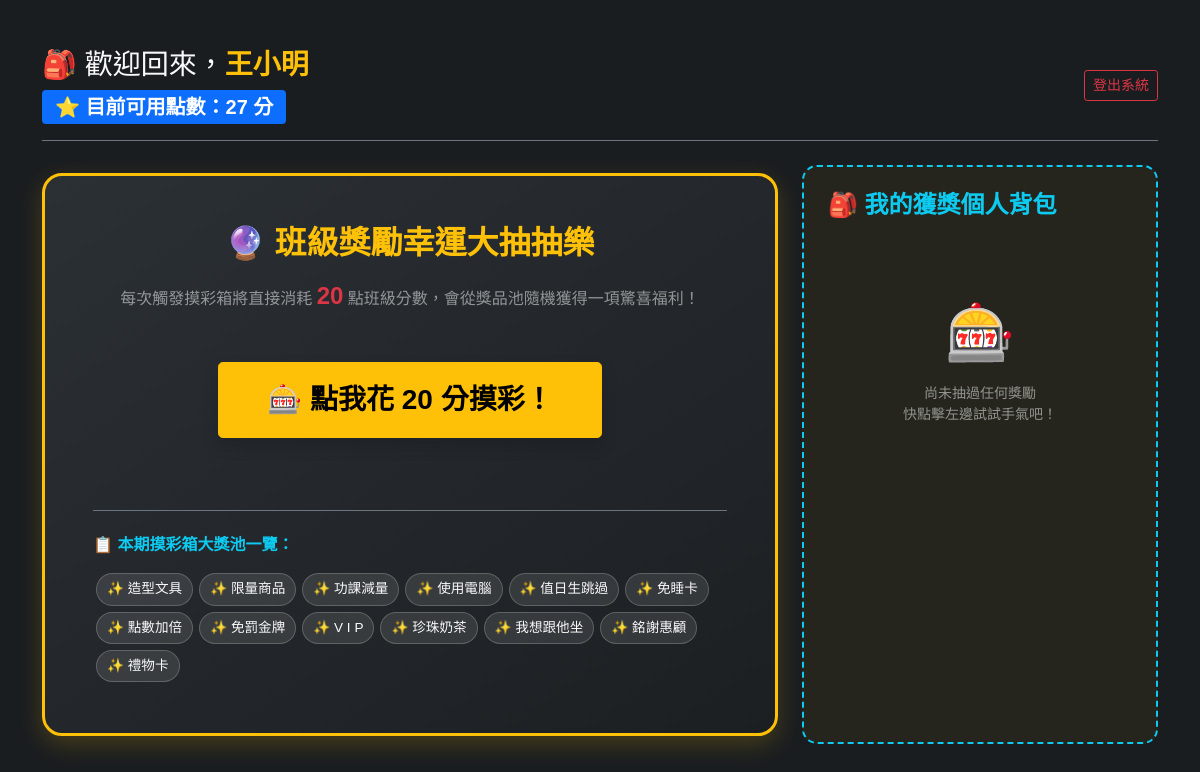
Screenshot of /student (signed in) with the database file from the repository.
### tables this page shows
CREATE TABLE users (
            id INTEGER PRIMARY KEY AUTOINCREMENT,
            username TEXT NOT NULL UNIQUE,
            password TEXT NOT NULL DEFAULT '1234',
            team_name TEXT
        );

CREATE TABLE teams (
            id INTEGER PRIMARY KEY AUTOINCREMENT,
            name TEXT NOT NULL UNIQUE,
            score INTEGER DEFAULT 0
        );

CREATE TABLE items (
            id INTEGER PRIMARY KEY AUTOINCREMENT,
            name TEXT NOT NULL,
            weight REAL DEFAULT 1.0,
            description TEXT
        );

### routes/student.py (the view, shortened to what this page needs)
@student_bp.route("/student", methods=["GET", "POST"])
def student():
    msg = ""
    if "user" in session:
        conn = get_db_connection()
        user_info = conn.execute(
            """
            SELECT *
            FROM users
            WHERE username=?
            """,
            (session["user"],)
        ).fetchone()
        team_info = conn.execute(
            """
            SELECT *
            FROM teams
            WHERE name=?
            """,
            (user_info["team_name"],)
        ).fetchone()
        items = conn.execute(
            "SELECT * FROM items"
        ).fetchall()
        my_items = conn.execute("""
            SELECT
                items.name,
                items.description,
                purchase_logs.status
            FROM purchase_logs
            JOIN items
            ON purchase_logs.item_id = items.id
            WHERE purchase_logs.user_id=?
            ORDER BY
            purchase_logs.status DESC,
            purchase_logs.purchase_time DESC
        """,
        (user_info["id"],)
        ).fetchall()
        conn.close()
        return render_template(
            "student.html",
            user=user_info,
            team=team_info,
            items=items,
            my_items=my_items,
            msg=msg
        )
    return render_template(
        "student.html",
        user=None,
        msg=msg
    )

### models/database.py (called while the page is built)
def get_db_connection():
    conn = sqlite3.connect(Config.DATABASE)
    conn.row_factory = sqlite3.Row
    return conn

### templates/student.html (shortened to what this page needs)
<!DOCTYPE html>
<html lang="zh-Hant">
<head>
    <link href="https://cdn.jsdelivr.net/npm/bootstrap@5.1.3/dist/css/bootstrap.min.css" rel="stylesheet">
</head>
<body>
    <div class="container py-5">
        {% if not user %}
        <div class="row justify-content-center">
            <div class="col-md-4 card text-dark p-4 shadow-lg mt-5">
                <h4 class="text-center mb-4 fw-bold">🔑 學生/隊伍 登入系統</h4>
                {% if msg %}<div class="alert alert-danger text-center py-2">{{ msg }}</div>{% endif %}
                <form action="/student" method="post">
                    <div class="mb-3">
                        <label class="form-label fw-bold">帳號 (隊伍名稱)</label>
                        <input type="text" name="username" class="form-control" required placeholder="請輸入隊伍名稱">
                    </div>
                    <div class="mb-4">
                        <label class="form-label fw-bold">密碼 (預設 1234)</label>
                        <input type="password" name="password" class="form-control" required placeholder="請輸入密碼">
                    </div>
                    <button type="submit" class="btn btn-primary w-100 py-2 fw-bold">登入系統</button>
                </form>
            </div>
        </div>
        {% else %}
        <div class="d-flex justify-content-between align-items-center border-bottom border-secondary pb-3 mb-4">
            <div>
                <h3>🎒 歡迎回來，<span class="text-warning fw-bold">{{ user.username }}</span></h3>
                <span class="badge bg-primary fs-5 fw-bold">⭐ 目前可用點數：{{ team.score }} 分</span>
            </div>
            <a href="/logout" class="btn btn-outline-danger btn-sm">登出系統</a>
        </div>
        <div class="row">
            <div class="col-lg-8">
                <div class="lottery-box p-5 text-center my-2">
                    <h2 class="fw-bold text-warning mb-3">🔮 班級獎勵幸運大抽抽樂</h2>
                    <p class="text-white-50 mb-4">每次觸發摸彩箱將直接消耗 <strong class="text-danger fs-4">20</strong> 點班級分數，會從獎品池隨機獲得一項驚喜福利！</p>
                    <div class="py-4">
                        <a href="/draw" class="btn btn-warning btn-lg px-5 py-3 fw-bold fs-3 shadow" onclick="return confirm('確定要扣除 20 分啟動摸彩箱嗎？')">🎰 點我花 20 分摸彩！</a>
                    </div>
                    <div class="mt-5 text-start border-top border-secondary pt-4">
                        <h6 class="text-info fw-bold mb-3">📋 本期摸彩箱大獎池一覽：</h6>
                        <div class="d-flex flex-wrap">
                            {% for item in items %}
                                <div class="prize-badge text-light">✨ {{ item.name }}</div>
                            {% endfor %}
                        </div>
                    </div>
                </div>
            </div>
            <div class="col-lg-4 mt-4 mt-lg-0">
                <div class="card bag-card text-light p-4 h-100">
                    <h4 class="mb-4 text-info fw-bold">🎒 我的獲獎個人背包</h4>
                    {% if my_items %}
                        <div style="max-height: 500px; overflow-y: auto;">
                            {% for my_item in my_items %}
                                {% if my_item.name == '銘謝惠顧' %}
                                <div class="item-box bg-secondary bg-opacity-20 border border-secondary" style="opacity: 0.6;">
                                    <div class="fw-bold text-muted fs-5">💨 {{ my_item.name }}</div>
                                    <div class="small text-muted mt-1">{{ my_item.description }}</div>
                                </div>
                                {% elif my_item.status == 'pending' %}
                                <div class="item-box status-pending">
                                    <div class="fw-bold text-info fs-5">⏳ 待兌換：{{ my_item.name }}</div>
                                    <div class="small text-white-50 mt-1">{{ my_item.description }}</div>
                                </div>
                                {% else %}
                                <div class="item-box status-used">
                                    <div class="fw-bold text-secondary fs-5 text-decoration-line-through">✅ 已核銷：{{ my_item.name }}</div>
                                    <div class="small text-muted mt-1">{{ my_item.description }}</div>
                                </div>
                                {% endif %}
                            {% endfor %}
                        </div>
                    {% else %}
                        <div class="text-center text-muted py-5">
                            <p style="font-size: 3.5rem;" class="mb-2">🎰</p>
                            <p class="text-white-50 small">尚未抽過任何獎勵<br>快點擊左邊試試手氣吧！</p>
                        </div>
                    {% endif %}
                </div>
            </div>
        </div>
        {% endif %}
    </div>
</body>
</html>

### templates/student.html (style rules this page uses)
body { background-color: #1a1d20; color: #f8f9fa; font-family: "Microsoft JhengHei", sans-serif; }
.lottery-box { background: linear-gradient(145deg, #2b3035, #1c1f22); border: 3px solid #ffc107; border-radius: 20px; box-shadow: 0 8px 24px rgba(255,193,7,0.2); }
.bag-card { background: rgba(255, 193, 7, 0.05); border: 2px dashed #0dcaf0; border-radius: 15px; }
.prize-badge { background: rgba(255,255,255,0.1); border: 1px solid rgba(255,255,255,0.2); margin: 3px; display: inline-block; padding: 5px 10px; border-radius: 20px; font-size: 0.85rem; }

### rows the page displays
users: username "王小明"
teams: score "27"
items: name "造型文具"
items: name "限量商品"
items: name "功課減量"
items: name "使用電腦"
items: name "值日生跳過"
items: name "免睡卡"
items: name "點數加倍"
items: name "免罰金牌"
items: name "V I P"
items: name "珍珠奶茶"
items: name "我想跟他坐"
items: name "銘謝惠顧"
items: name "禮物卡"
